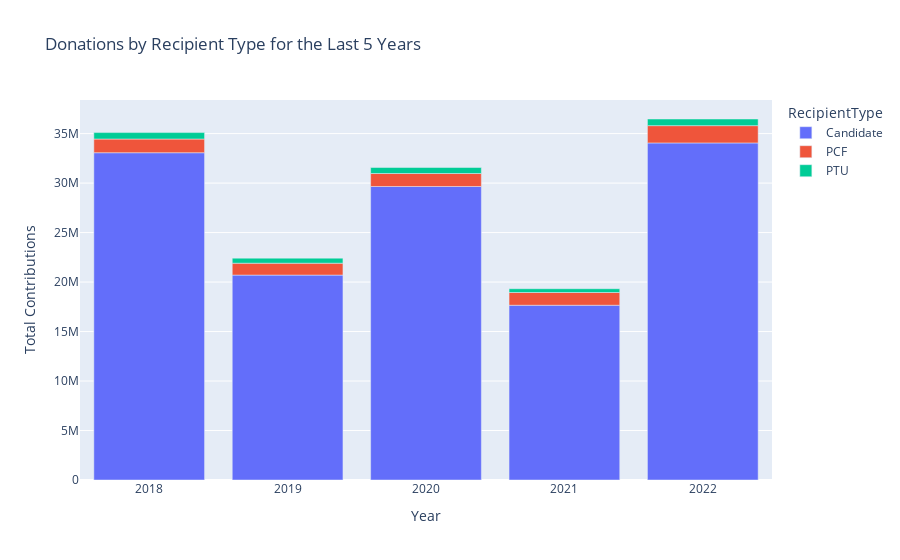

Notebook code cell kept with this figure:
### Code cell
grouped4 = filtered_df.groupby(['DonationYear', 'RecipientType'])['TotalAmount'].sum().reset_index()
fig = px.bar(
    grouped4,
    x='DonationYear',
    y='TotalAmount',
    color='RecipientType',
    title='Donations by Recipient Type for the Last 5 Years',
    labels={"DonationYear": "Year", "TotalAmount": "Total Contributions"},
)

fig.show()

### Figure 1 — Plotly figure (JSON) as saved in the notebook; plotly's stock layout.template omitted (floating-point values rounded to 4 significant figures)
{"data": [{"alignmentgroup": "True", "hovertemplate": "RecipientType=Candidate<br>Year=%{x}<br>Total Contributions=%{y}<extra></extra>", "legendgroup": "Candidate", "marker": {"color": "#636efa", "pattern": {"shape": ""}}, "name": "Candidate", "offsetgroup": "Candidate", "orientation": "v", "showlegend": true, "textposition": "auto", "type": "bar", "x": [2018, 2019, 2020, 2021, 2022], "xaxis": "x", "y": [33070000.0, 20710000.0, 29660000.0, 17660000.0, 34060000.0], "yaxis": "y"}, {"alignmentgroup": "True", "hovertemplate": "RecipientType=PCF<br>Year=%{x}<br>Total Contributions=%{y}<extra></extra>", "legendgroup": "PCF", "marker": {"color": "#EF553B", "pattern": {"shape": ""}}, "name": "PCF", "offsetgroup": "PCF", "orientation": "v", "showlegend": true, "textposition": "auto", "type": "bar", "x": [2018, 2019, 2020, 2021, 2022], "xaxis": "x", "y": [1383000.0, 1202000.0, 1314000.0, 1286000.0, 1748000.0], "yaxis": "y"}, {"alignmentgroup": "True", "hovertemplate": "RecipientType=PTU<br>Year=%{x}<br>Total Contributions=%{y}<extra></extra>", "legendgroup": "PTU", "marker": {"color": "#00cc96", "pattern": {"shape": ""}}, "name": "PTU", "offsetgroup": "PTU", "orientation": "v", "showlegend": true, "textposition": "auto", "type": "bar", "x": [2018, 2019, 2020, 2021, 2022], "xaxis": "x", "y": [651200.0, 509600.0, 602600.0, 381900.0, 670000.0], "yaxis": "y"}], "layout": {"barmode": "relative", "legend": {"title": {"text": "RecipientType"}, "tracegroupgap": 0}, "title": {"text": "Donations by Recipient Type for the Last 5 Years"}, "xaxis": {"anchor": "y", "domain": [0, 1], "title": {"text": "Year"}}, "yaxis": {"anchor": "x", "domain": [0, 1], "title": {"text": "Total Contributions"}}}}
